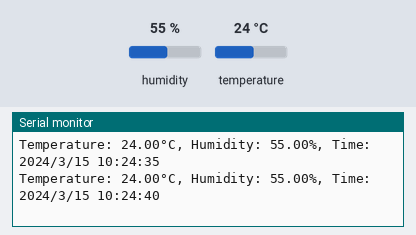
Bench run of a sketch on a simulated ESP32. Parts: the last lines printed to the serial monitor. The test bench sets the inputs (shaded band); at power-on: humidity 55 %, temperature 24 °C. The local clock reads 2024-03-15 10:24:30 at power-on unless the sketch sets it.

Above: at 10.8 s.
10.9 s: humidity set to 22 %
At 15.6 s:
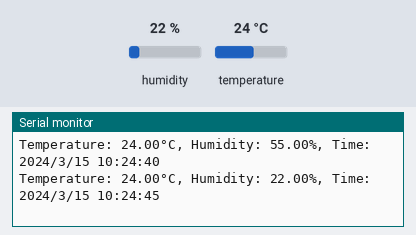
18.4 s: temperature set to 12 °C
At 20.4 s:
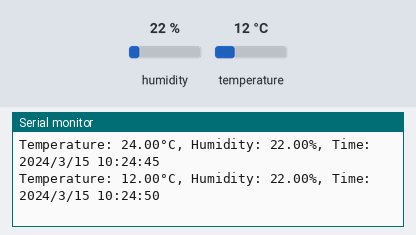
25.9 s: humidity set to 40 %
At 31.3 s:
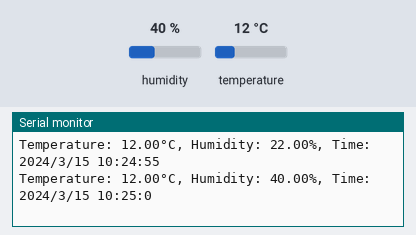
Timing chart, 0 to 32.8 s (numbered marks = the images above; inputs shaded):
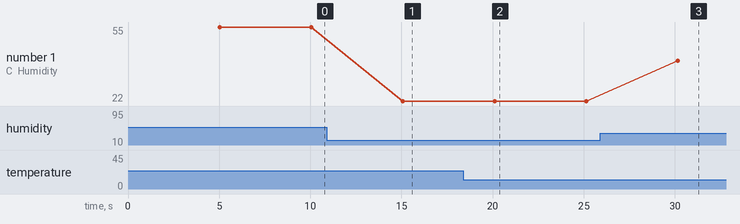

Measured:
- after the input at 10.9 s, the serial monitor: prints a new line after 4.2 s (image 1)
- after the input at 18.4 s, the serial monitor: prints a new line after 1.7 s (image 2)
- after the input at 25.9 s, the serial monitor: prints a new line after 4.3 s (image 3)
- plotted number 1: 55 → 22 after the input at 10.9 s, 22 → 40 after the input at 25.9 s

The sketch:

lab03tempClock.ino
```cpp
#include <DHT.h>
#include <Wire.h>
#include <RTClib.h>

#define DHTPIN 2        // DHT11 data pin connected to GPIO2 (D2)
#define DHTTYPE DHT11   // DHT11 sensor type

DHT dht(DHTPIN, DHTTYPE);

DS3231 RTCclock;
DateTime dt;

void setup() {
  Serial.begin(9600);

  RTCclock.begin();
  // Initialize DHT sensor
  dht.begin();

  // Initialize RTC
  Wire.begin(4, 5); // SDA pin 4, SCL pin 5
  if (!RTCclock.begin()) {
    Serial.println("Couldn't find RTC");
    while (1);
  }
}
void loop() {
  // Wait for 5 seconds
  delay(5000);

  // Read temperature and humidity from DHT11 sensor
  float temperature = dht.readTemperature();
  float humidity = dht.readHumidity();

  // Read time from RTC
  dt = RTCclock.now();

  // Display sensor data and timestamp in Serial Monitor
  Serial.print("Temperature: ");
  Serial.print(temperature);
  Serial.print("°C, Humidity: ");
  Serial.print(humidity);
  Serial.print("%, Time: ");
  printDateTime();
  Serial.println();
}

// Function to print date and time
void printDateTime() {
  Serial.print(dt.year(), DEC);
  Serial.print('/');
  Serial.print(dt.month(), DEC);
  Serial.print('/');
  Serial.print(dt.day(), DEC);
  Serial.print(" ");
  Serial.print(dt.hour(), DEC);
  Serial.print(':');
  Serial.print(dt.minute(), DEC);
  Serial.print(':');
  Serial.print(dt.second(), DEC);
}
```
